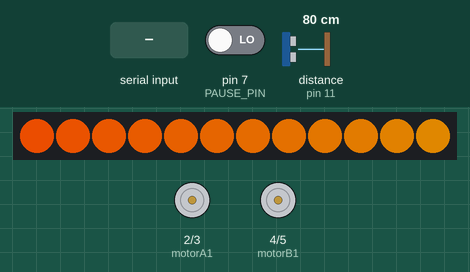
The sketch below on a simulated Arduino Uno, built with avr-gcc and run on an emulated ATmega328P. On the bench: 12 RGB LEDs in strip order, left to right, motor-driver pin pairs drawn as motors (green arrow = first pin HIGH = forward, orange = second pin HIGH = backward, longer = more drive). Wiring (inferred from the names in the program): ultrasonic range finder: trigger pin 10; echo pin 11. The test bench sets the inputs (shaded band); at power-on: pin 7 (PAUSE_PIN) LOW, distance to the obstacle (sensor on pin 11) 80 cm. The echo pulse lasts 58.3 µs per cm; dim RGB values are drawn brighter than linear.

Above: at 1.2 s.
1.3 s: "90,45\n" received over Serial
At 2.7 s:
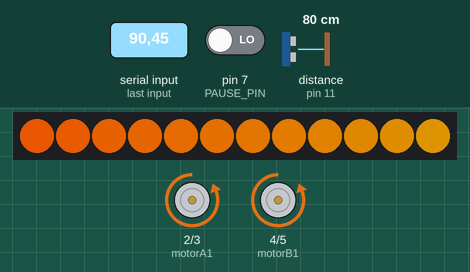
4.3 s: pin 7 (PAUSE_PIN) driven HIGH
At 5.4 s:
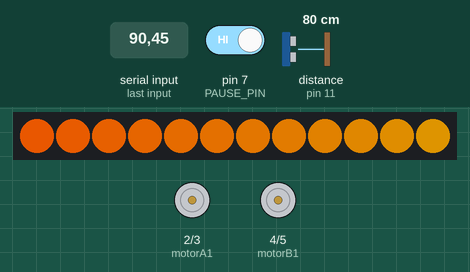
5.8 s: pin 7 (PAUSE_PIN) driven LOW
At 8.8 s:
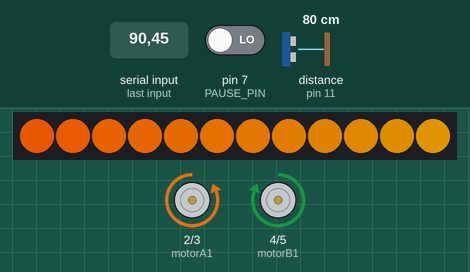
14.8 s: "s90\n" received over the second serial link
At 15.6 s:
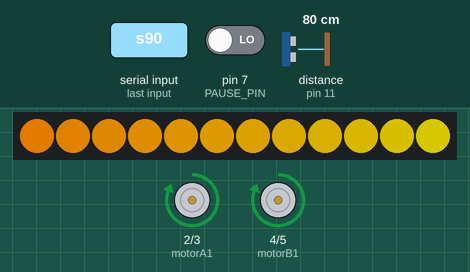
16.8 s: distance to the obstacle (sensor on pin 11) set to 2 cm
At 17.3 s:
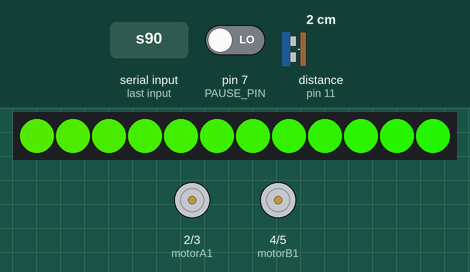
Timing chart, 0 to 19.8 s (numbered marks = the images above; inputs shaded):
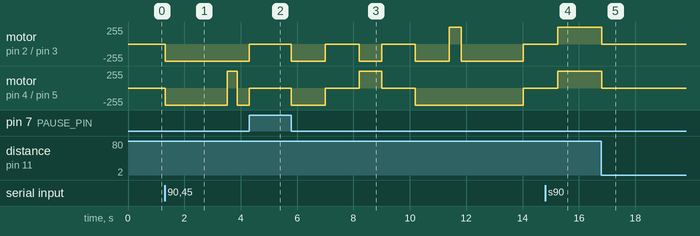

The sketch:

serving.ino
```cpp
#include <SoftwareSerial.h>
#include <Adafruit_NeoPixel.h>

#define PIN 6            // LED 데이터 핀이 연결된 아두이노 핀
#define NUMPIXELS 12     // LED 링에 있는 LED 수
#define TRIG_PIN 10      // 초음파 센서 Trig 핀
#define ECHO_PIN 11      // 초음파 센서 Echo 핀
#define PAUSE_PIN 7      // 초음파 센서에서 HIGH 신호를 받는 핀

Adafruit_NeoPixel pixels(NUMPIXELS, PIN, NEO_GRB + NEO_KHZ800);

// 모터 A를 제어하는 핀
const int motorA1 = 2; // A1A
const int motorA2 = 3; // A1B
// 모터 B를 제어하는 핀
const int motorB1 = 4; // B1A
const int motorB2 = 5; // B1B

// 블루투스 통신 핀 설정
SoftwareSerial bluetooth(8, 9); // RX, TX

unsigned long previousMillis = 0;
const long interval = 50;  // LED 업데이트 간격 (밀리초)

bool isPaused = false;

void setup() {
  pinMode(motorA1, OUTPUT);
  pinMode(motorA2, OUTPUT);
  pinMode(motorB1, OUTPUT);
  pinMode(motorB2, OUTPUT);

  pinMode(TRIG_PIN, OUTPUT);
  pinMode(ECHO_PIN, INPUT);
  pinMode(PAUSE_PIN, INPUT);

  Serial.begin(9600); // 시리얼 통신 초기화
  bluetooth.begin(9600); // 블루투스 통신 초기화

  pixels.begin(); // 네오픽셀 라이브러리 초기화
  pixels.show();  // 모든 픽셀을 끄기
}

void loop() {
  // 현재 시간 확인
  unsigned long currentMillis = millis();

  // 초음파 센서로 거리 측정
  long distance = measureDistance();

  // 일시정지 신호 감지
  if (digitalRead(PAUSE_PIN) == HIGH) {
    stopMotors();
    isPaused = true;
  } else if (isPaused && digitalRead(PAUSE_PIN) == LOW) {
    isPaused = false;
  }

  if (!isPaused) {
    if (distance <= 20) {
      stopMotors();
    } else {
      // 모터 제어
      if (Serial.available() > 0 || bluetooth.available() > 0) {
        char command;
        if (Serial.available() > 0) {
          command = Serial.read();
        } else {
          command = bluetooth.read();
        }
        if (command == 'w') {
          forward();
        } else if (command == 's') {
          backward();
        } else if (command == 'a') {
          left();
          delay(330);
          stopMotors();
        } else if (command == 'd') {
          right();
          delay(330);
          stopMotors();
        } else if (command == 'p') {
          stopMotors();
        } else if (command >= '1' && command <= '4') {
          moveOnPath(command - '0');
        }
      }
    }
  }

  // LED 업데이트
  if (currentMillis - previousMillis >= interval) {
    rainbowChase();
    previousMillis = currentMillis;
  }
}

// 주어진 경로로 이동
void moveOnPath(int pathNumber) {
  if (pathNumber == 1) {
    executePathSegment(forward, 1200);
    executePathSegment(left, 430);
    executePathSegment(forward, 1200);
    executePathSegment(stopMotors, 1200);
    executePathSegment(left, 860);
    executePathSegment(stopMotors, 1200);
    executePathSegment(forward, 1200);
    executePathSegment(right, 360);
    executePathSegment(forward, 1200);
    executePathSegment(stopMotors, 1200);
  } else if (pathNumber == 2) {
    executePathSegment(forward, 1200);
    executePathSegment(right, 360);
    executePathSegment(forward, 1200);
    executePathSegment(stopMotors, 1200);
    executePathSegment(right, 800);
    executePathSegment(stopMotors, 1200);
    executePathSegment(forward, 1200);
    executePathSegment(left, 430);
    executePathSegment(forward, 1200);
    executePathSegment(stopMotors, 1200);
  } else if (pathNumber == 3) {
    executePathSegment(forward, 2200);
    executePathSegment(left, 445);
    executePathSegment(forward, 1200);
    executePathSegment(stopMotors, 1200);
    executePathSegment(left, 975);
    executePathSegment(stopMotors, 1200);
    executePathSegment(forward, 1200);
    executePathSegment(right, 360);
    executePathSegment(forward, 2200);
    executePathSegment(stopMotors, 1200);
  } else if (pathNumber == 4) {
    executePathSegment(forward, 2200);
    executePathSegment(right, 360);
    executePathSegment(forward, 1200);
    executePathSegment(stopMotors, 1200);
    executePathSegment(right, 800);
    executePathSegment(stopMotors, 1200);
    executePathSegment(forward, 1200);
    executePathSegment(left, 430);
    executePathSegment(forward, 2200);
    executePathSegment(stopMotors, 1200);
  }
}

// 후진 함수
void backward() {
  digitalWrite(motorA1, HIGH);
  digitalWrite(motorA2, LOW);
  digitalWrite(motorB1, HIGH);
  digitalWrite(motorB2, LOW);
}

// 전진 함수
void forward() {
  digitalWrite(motorA1, LOW);
  digitalWrite(motorA2, HIGH);
  digitalWrite(motorB1, LOW);
  digitalWrite(motorB2, HIGH);
}

// 우회전 함수
void right() {
  digitalWrite(motorA1, LOW);
  digitalWrite(motorA2, HIGH);
  digitalWrite(motorB1, HIGH);
  digitalWrite(motorB2, LOW);
}

// 좌회전 함수
void left() {
  digitalWrite(motorA1, HIGH);
  digitalWrite(motorA2, LOW);
  digitalWrite(motorB1, LOW);
  digitalWrite(motorB2, HIGH);
}

// 정지 함수
void stopMotors() {
  digitalWrite(motorA1, LOW);
  digitalWrite(motorA2, LOW);
  digitalWrite(motorB1, LOW);
  digitalWrite(motorB2, LOW);
}

// 경로 세그먼트를 실행하는 함수
void executePathSegment(void (*motorFunc)(), int duration) {
  unsigned long startTime = millis();
  while (millis() - startTime < duration) {
    if (digitalRead(PAUSE_PIN) == HIGH) {
      stopMotors();
      while (digitalRead(PAUSE_PIN) == HIGH) {
        delay(10); // 일시정지 상태 유지
      }
      startTime = millis(); // 일시정지 후 경로 재개
    }
    motorFunc();
  }
  stopMotors();
}

// 무지개 색 변경 함수
void rainbowChase() {
  static uint8_t colorStep = 0;
  for(int i=0; i<NUMPIXELS; i++) {
    int pixelIndex = (i + colorStep) % 256;
    pixels.setPixelColor(i, Wheel(pixelIndex));
  }
  pixels.show();
  colorStep++;
}

// 무지개 색상 계산 함수
uint32_t Wheel(byte WheelPos) {
  WheelPos = 255 - WheelPos;
  if(WheelPos < 85) {
    return pixels.Color(255 - WheelPos * 3, 0, WheelPos * 3);
  } else if(WheelPos < 170) {
    WheelPos -= 85;
    return pixels.Color(0, WheelPos * 3, 255 - WheelPos * 3);
  } else {
    WheelPos -= 170;
    return pixels.Color(WheelPos * 3, 255 - WheelPos * 3, 0);
  }
}

// 초음파 센서로 거리 측정 함수
long measureDistance() {
  digitalWrite(TRIG_PIN, LOW);
  delayMicroseconds(2);
  digitalWrite(TRIG_PIN, HIGH);
  delayMicroseconds(10);
  digitalWrite(TRIG_PIN, LOW);

  long duration = pulseIn(ECHO_PIN, HIGH);
  long distance = duration * 0.034 / 2;
  return distance;
}
```

Measured:
- after the input at 1.3 s, motor on pin 2 (motorA1) / pin 3 (motorA2): stopped → backward 255/255 at once; motor on pin 4 (motorB1) / pin 5 (motorB2): stopped → backward 255/255 at once, → forward 255/255 2.2 s later, → backward 255/255 0.36 s later
- after the input at 4.3 s, motor on pin 2 (motorA1) / pin 3 (motorA2), motor on pin 4 (motorB1) / pin 5 (motorB2): backward 255/255 → stopped after 0.00 s instead of 0.78 s
- after the input at 14.8 s, motor on pin 2 (motorA1) / pin 3 (motorA2), motor on pin 4 (motorB1) / pin 5 (motorB2): stopped → forward 255/255 after 0.45 s
- after the input at 16.8 s, motor on pin 2 (motorA1) / pin 3 (motorA2), motor on pin 4 (motorB1) / pin 5 (motorB2): forward 255/255 → stopped at once
